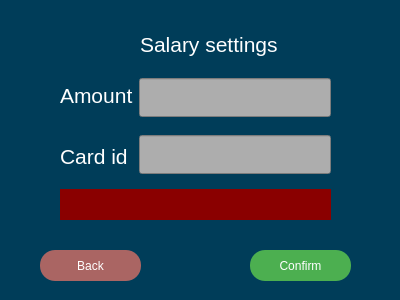
<?xml version="1.0" encoding="UTF-8"?>
<ui version="4.0">
 <class>AdditionWidget</class>
 <widget class="QWidget" name="AdditionWidget">
  <property name="geometry">
   <rect>
    <x>0</x>
    <y>0</y>
    <width>400</width>
    <height>300</height>
   </rect>
  </property>
  <property name="windowTitle">
   <string>Form</string>
  </property>
  <property name="styleSheet">
   <string notr="true">background-color: rgb(0, 61, 89);</string>
  </property>
  <widget class="QWidget" name="settings_widget" native="true">
   <property name="geometry">
    <rect>
     <x>10</x>
     <y>10</y>
     <width>381</width>
     <height>281</height>
    </rect>
   </property>
   <widget class="QPushButton" name="cancel_but">
    <property name="geometry">
     <rect>
      <x>30</x>
      <y>240</y>
      <width>101</width>
      <height>31</height>
     </rect>
    </property>
    <property name="font">
     <font>
      <pointsize>-1</pointsize>
      <underline>false</underline>
      <strikeout>false</strikeout>
     </font>
    </property>
    <property name="cursor">
     <cursorShape>PointingHandCursor</cursorShape>
    </property>
    <property name="styleSheet">
     <string notr="true">QPushButton {
  font-size: 12px;
  text-align: center;
  text-decoration: none;
  outline: none;
  color: #fff;
  background-color: rgb(170, 101, 99);
  border: none;
  border-radius: 15px;
}
QPushButton:hover{
 background-color: rgb(85, 195, 89);
}</string>
    </property>
    <property name="text">
     <string>Back</string>
    </property>
   </widget>
   <widget class="QLabel" name="warning_label">
    <property name="geometry">
     <rect>
      <x>50</x>
      <y>179</y>
      <width>271</width>
      <height>31</height>
     </rect>
    </property>
    <property name="font">
     <font>
      <pointsize>14</pointsize>
     </font>
    </property>
    <property name="styleSheet">
     <string notr="true">background-color: rgb(138, 0, 0);
color: rgb(255, 255, 255);</string>
    </property>
    <property name="text">
     <string/>
    </property>
   </widget>
   <widget class="QWidget" name="layoutWidget_2">
    <property name="geometry">
     <rect>
      <x>50</x>
      <y>60</y>
      <width>271</width>
      <height>112</height>
     </rect>
    </property>
    <layout class="QHBoxLayout" name="horizontalLayout_7">
     <item>
      <layout class="QVBoxLayout" name="verticalLayout_13">
       <property name="spacing">
        <number>10</number>
       </property>
       <item>
        <widget class="QLabel" name="amount_label_8">
         <property name="font">
          <font>
           <pointsize>16</pointsize>
          </font>
         </property>
         <property name="styleSheet">
          <string notr="true">color: rgb(255, 255, 255);</string>
         </property>
         <property name="text">
          <string>Amount</string>
         </property>
        </widget>
       </item>
       <item>
        <widget class="QLabel" name="id_label_6">
         <property name="font">
          <font>
           <pointsize>16</pointsize>
          </font>
         </property>
         <property name="styleSheet">
          <string notr="true">color: rgb(255, 255, 255);</string>
         </property>
         <property name="text">
          <string>Card id</string>
         </property>
        </widget>
       </item>
      </layout>
     </item>
     <item>
      <layout class="QVBoxLayout" name="verticalLayout_14">
       <property name="spacing">
        <number>10</number>
       </property>
       <item>
        <widget class="QLineEdit" name="amount_line">
         <property name="font">
          <font>
           <pointsize>20</pointsize>
          </font>
         </property>
         <property name="styleSheet">
          <string notr="true">border-color: rgb(0, 0, 0);
background-color: rgb(173, 173, 173);
color: rgb(0, 0, 0);</string>
         </property>
         <property name="text">
          <string/>
         </property>
        </widget>
       </item>
       <item>
        <widget class="QLineEdit" name="id_line">
         <property name="font">
          <font>
           <pointsize>20</pointsize>
          </font>
         </property>
         <property name="styleSheet">
          <string notr="true">border-color: rgb(0, 0, 0);
background-color: rgb(173, 173, 173);
color: rgb(0, 0, 0);</string>
         </property>
         <property name="text">
          <string/>
         </property>
        </widget>
       </item>
      </layout>
     </item>
    </layout>
   </widget>
   <widget class="QLabel" name="amount_label_5">
    <property name="geometry">
     <rect>
      <x>130</x>
      <y>10</y>
      <width>191</width>
      <height>49</height>
     </rect>
    </property>
    <property name="font">
     <font>
      <pointsize>16</pointsize>
     </font>
    </property>
    <property name="styleSheet">
     <string notr="true">color: rgb(255, 255, 255);</string>
    </property>
    <property name="text">
     <string>Salary settings</string>
    </property>
   </widget>
   <widget class="QPushButton" name="confirm_but">
    <property name="geometry">
     <rect>
      <x>240</x>
      <y>240</y>
      <width>101</width>
      <height>31</height>
     </rect>
    </property>
    <property name="font">
     <font>
      <pointsize>-1</pointsize>
      <underline>false</underline>
      <strikeout>false</strikeout>
     </font>
    </property>
    <property name="cursor">
     <cursorShape>PointingHandCursor</cursorShape>
    </property>
    <property name="styleSheet">
     <string notr="true">QPushButton {
  font-size: 12px;
  text-align: center;
  text-decoration: none;
  outline: none;
  color: #fff;
  background-color: #4CAF50;
  border: none;
  border-radius: 15px;
}
QPushButton:hover{
 background-color: rgb(85, 195, 89);
}</string>
    </property>
    <property name="text">
     <string>Confirm</string>
    </property>
   </widget>
  </widget>
  <widget class="QStackedWidget" name="stacked_widget">
   <property name="geometry">
    <rect>
     <x>0</x>
     <y>0</y>
     <width>401</width>
     <height>301</height>
    </rect>
   </property>
   <widget class="QWidget" name="page"/>
   <widget class="QWidget" name="page_2"/>
  </widget>
  <zorder>stacked_widget</zorder>
  <zorder>settings_widget</zorder>
 </widget>
 <resources/>
 <connections/>
</ui>
